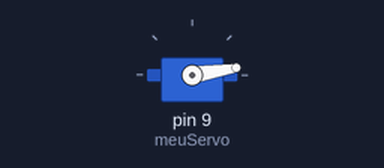
This sketch was run on a simulated Arduino Uno, built with avr-gcc and run on an emulated ATmega328P. Parts: servo. At 1.7 s the program stops and its outputs stay as they are.

Above: at 0.15 s.
At 0.8 s:
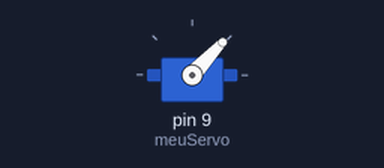
Timing chart, 0 to 2.3 s (numbered marks = the images above):
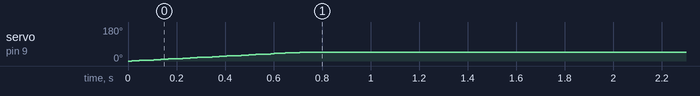

Measured:
- by itself, servo on pin 9 (meuServo): moves from 0° to 47° over 0.69 s

The sketch:

teste2.ino
```cpp
// Código usado para testar a angulação individual de cada motor, de modo que eu setava a posição e observava como o motor se comportava.

#include <Servo.h>

Servo meuServo;  // Cria um objeto Servo para controlar um servo motor

int anguloInicial = 0;   // Ângulo inicial do servo motor
int anguloFinal = 47;     // Ângulo final do servo motor
int incremento = 1;       // Valor do incremento para o movimento do servo

void setup() {
  meuServo.attach(9);  // O pino de controle do servo motor está conectado ao pino digital 9
}

void loop() {
  moverServo(anguloInicial, anguloFinal, incremento);
  delay(1000);  // Aguarda por um segundo
  while (true) {
    // Fica em um loop infinito após realizar o movimento
  }
}

void moverServo(int inicio, int fim, int incremento) {
  for (int i = inicio; i <= fim; i += incremento) {
    meuServo.write(i);
    delay(15);  // Aguarda um curto período para o servo atingir a posição desejada
  }
}
```
